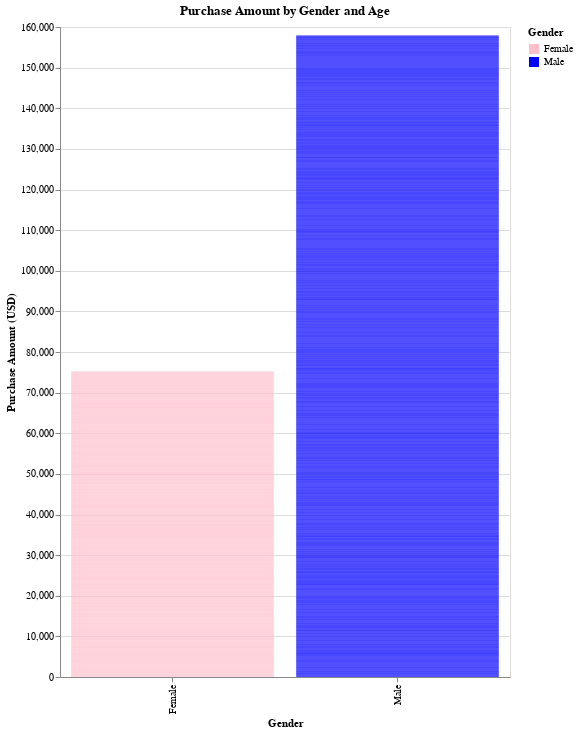

This figure's notebook cell:
### Markdown cell above
Interactive #2: Bar-Plot for the amount being spent at different age ranges and gender

### Code cell
options = sorted(trends["Age"].unique())

input_dropdown = alt.binding_select(options=options, name="Age")

selection = alt.selection_single(fields=['Age'], bind=input_dropdown, name="Select")

chart1 = alt.Chart(trends).mark_bar().encode(
    x='Gender:N',
    y='Purchase Amount (USD):Q',
    color=alt.Color('Gender:N', scale=alt.Scale(range=["pink", "blue"]))
).add_selection(
    selection
).transform_filter(
    selection
).properties(
    width=450,
    height=650,
    title="Purchase Amount by Gender and Age",
)
chart1.save('GenderAgePurchaseAmountINT2.html')
chart1

### Figure 1 — Vega-Lite specification as saved in the notebook (floating-point values rounded to 4 significant figures; data arrays with more than 128 entries replaced by an {"elided": "..."} marker saying what was removed)
{"config": {"view": {"continuousWidth": 300, "continuousHeight": 300}}, "data": {"name": "data-58fc53be6e2e5c18565ec1fd265e89ec"}, "mark": {"type": "bar"}, "encoding": {"color": {"field": "Gender", "scale": {"range": ["pink", "blue"]}, "type": "nominal"}, "x": {"field": "Gender", "type": "nominal"}, "y": {"field": "Purchase Amount (USD)", "type": "quantitative"}}, "height": 650, "params": [{"name": "Select", "select": {"type": "point", "fields": ["Age"]}, "bind": {"input": "select", "options": [18.0, 19.0, 20.0, 21.0, 22.0, 23.0, 24.0, 25.0, 26.0, 27.0, 28.0, 29.0, 30.0, 31.0, 32.0, 33.0, 34.0, 35.0, 36.0, 37.0, 38.0, 39.0, 40.0, 41.0, 42.0, 43.0, 44.0, 45.0, 46.0, 47.0, 48.0, 49.0, 50.0, 51.0, 52.0, 53.0, 54.0, 55.0, 56.0, 57.0, 58.0, 59.0, 60.0, 61.0, 62.0, 63.0, 64.0, 65.0, 66.0, 67.0, 68.0, 69.0, 70.0], "name": "Age"}}], "title": "Purchase Amount by Gender and Age", "transform": [{"filter": {"param": "Select"}}], "width": 450, "$schema": "https://vega.github.io/schema/vega-lite/v5.16.3.json", "datasets": {"data-58fc53be6e2e5c18565ec1fd265e89ec": {"elided": "3900 records"}}}
